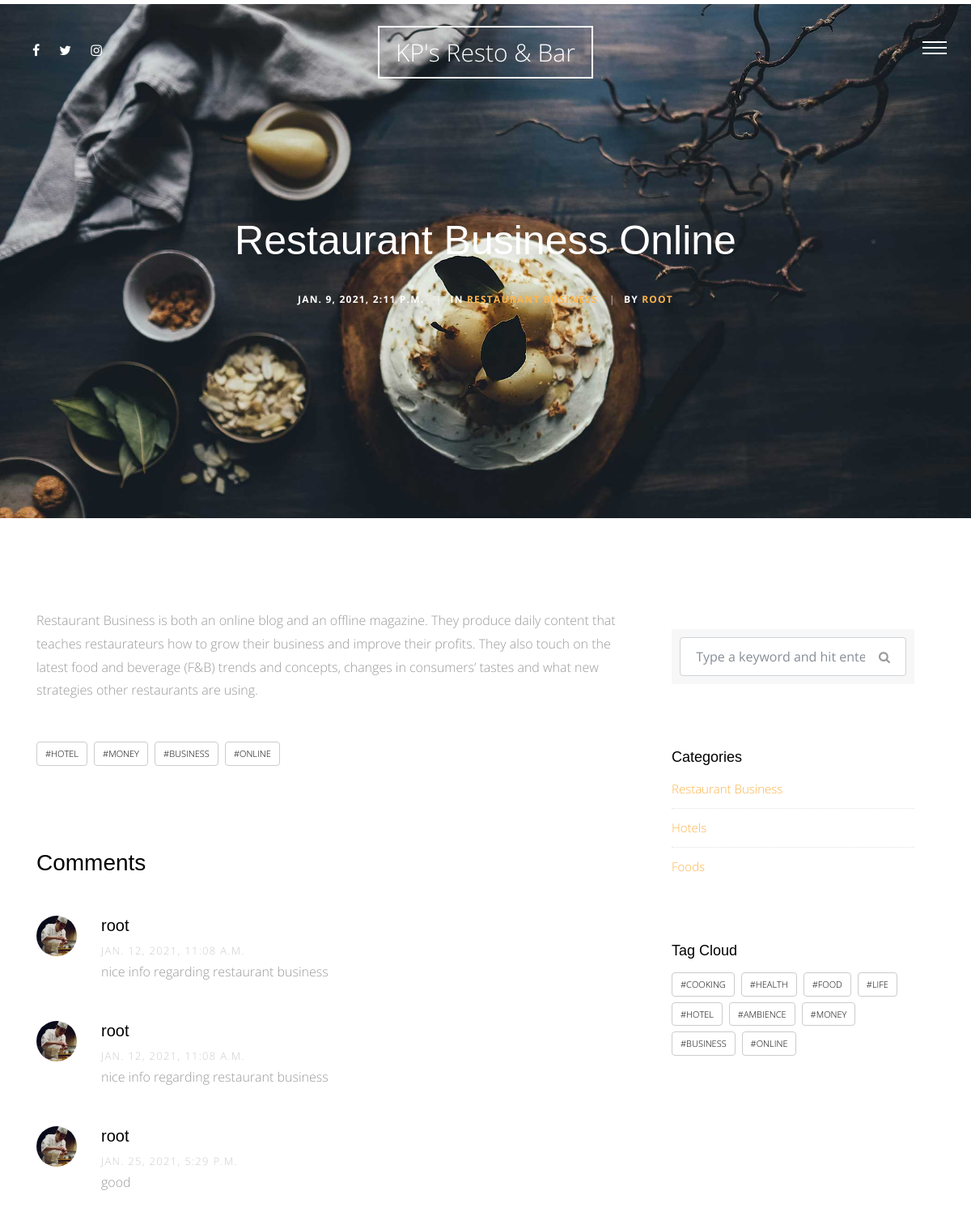
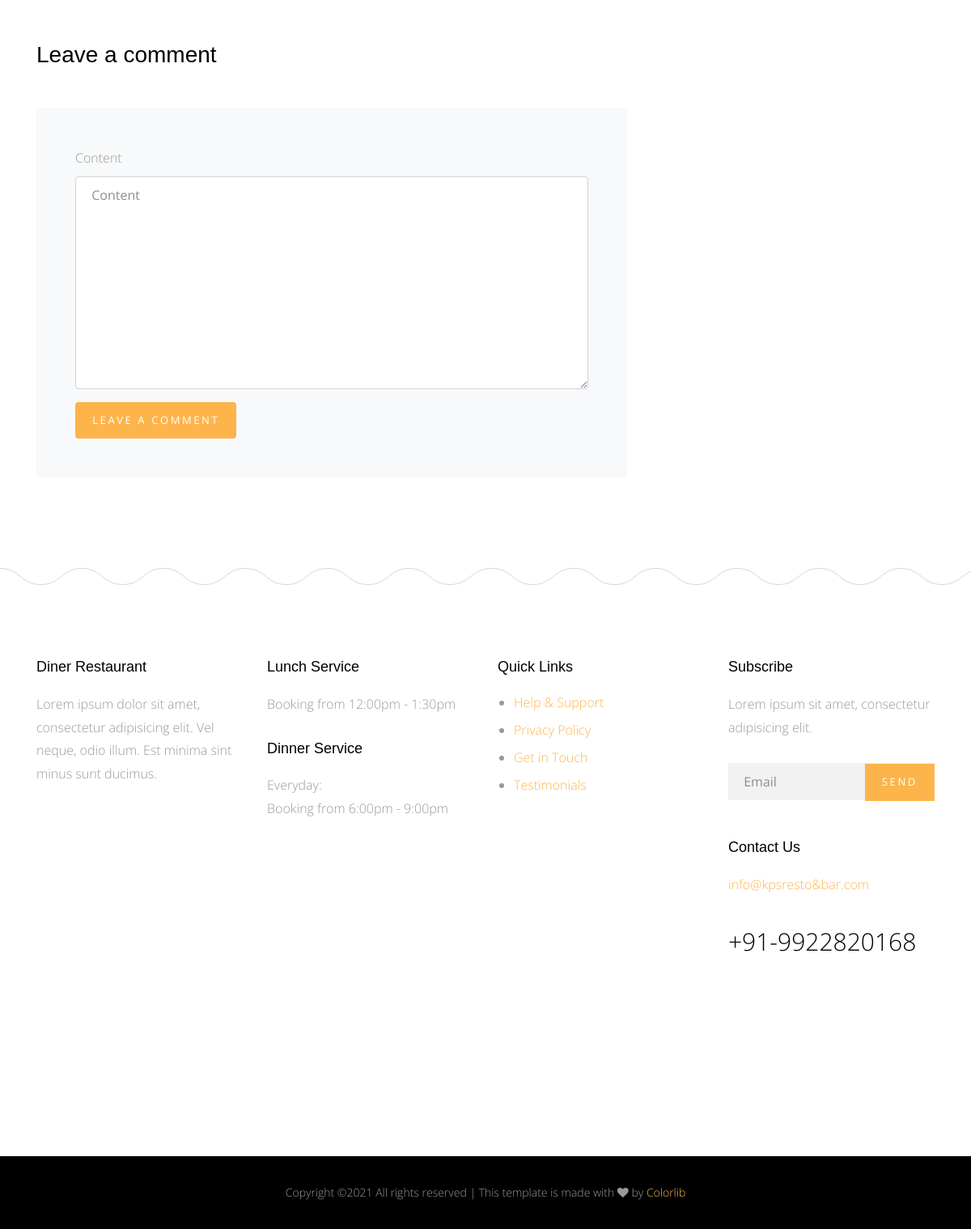
The page /blog/1 on the database its author committed (2 pictures, top to bottom).
### blog/models.py (models this page shows, shortened)
class Post(models.Model):
    title=models.CharField(max_length=50)
    content=models.TextField()
    author=models.ForeignKey(User , on_delete=models.CASCADE)
    image=models.ImageField(upload_to='blog/',blank=True,null=True)
    tags=TaggableManager(blank=True)
    category=models.ForeignKey('Category' ,null=True, on_delete=models.SET_NULL)
    created=models.DateTimeField(default=timezone.now)
    def __str__(self):
        return self.title

class Category(models.Model):
    category_name=models.CharField(max_length=50)
    class Meta:
        verbose_name='category'
        verbose_name_plural='categories'
    def __str__(self):
        return self.category_name

class Comment(models.Model):
    user = models.ForeignKey(User , on_delete=models.CASCADE)
    post = models.ForeignKey(Post , on_delete=models.CASCADE)
    content = models.TextField()
    created = models.DateTimeField(default=timezone.now)

### blog/views.py (the view, shortened to what this page needs)
# urls.py: path('<int:id>',views.post_detail,name="post_detail"),
def post_detail(request,id):
    post_detail=Post.objects.get(id=id)
    categories=Category.objects.all()
    all_tags= Tag.objects.all()
    comments=Comment.objects.filter(post=post_detail)
    comment_form=CommentForm()
    context={
        'post_detail':post_detail,
        'categories':categories,
        'all_tags':all_tags,
        'comments':comments,
        'comment_form':comment_form,
    }
    return render(request,"blog/post_detail.html",context)

### blog/forms.py
class CommentForm(forms.ModelForm):
    class Meta:
        model=Comment
        fields=['content']

### blog/templates/blog/post_detail.html (shortened to what this page needs)
{% extends 'base.html' %}
{% load static %}
{% load bootstrap4 %}
{% block body %}
<div class="main-wrap">
        <div class="cover_1 cover_sm">
          <div class="img_bg" style="background-image:url({% static 'site_static/img/slider-1.jpg' %})" data-stellar-background-ratio="0.5">
            <div class="container">
              <div class="row align-items-center justify-content-center">
                <div class="col-md-7 text-center" data-aos="fade-up">
                  <h2 class="heading mb-4">{{post_detail}}</h2>
                  <div class="post-info">
                    <div class="date-info">{{post_detail.created}}</div>
                    <div class="category-info"><span class="seperator">|</span>In <a href="#" data-title="View all posts in Lifestyle" title="View all posts in Lifestyle">{{post_detail.category}}</a></div>
                    <div class="author-info"><span class="seperator">|</span>By <a href="#">{{post_detail.author}}</a></div>
                  </div>
                </div>
              </div>
            </div>
          </div>
        </div>
       <div class="section">
          <div class="container">
            <div class="row">
              <div class="col-md-8">
                <p>{{post_detail.content}}</p>
                <div class="tag-widget post-tag-container mb-5 mt-5">
                  <div class="tagcloud">
                  {% for tag in post_detail.tags.all %}
                        <a href="{% url 'blog:post_by_tag' tag %}" class="tag-cloud-link">#{{tag}}</a>
                    {% endfor %}
                  </div>
                </div>
                <div class="pt-5 mt-5">
                  <h3 class="mb-5"> Comments</h3>
                  <ul class="comment-list">
                      {% for comment in comments %}
                      <li class="comment">
                        <div class="vcard bio">
                          <img src="{% static 'site_static/img/person_1.jpg' %}" alt="Image placeholder">
                        </div>
                        <div class="comment-body">
                          <h3>{{comment.user}}</h3>
                          <div class="meta">{{comment.created}}</div>
                          <p>{{comment.content}}</p>
                        </div>
                      </li>
                      {% endfor %}
                  </ul>
                  <div class="comment-form-wrap pt-5">
                    <h3 class="mb-5">Leave a comment</h3>
                    <form method="POST" class="p-5 bg-light">
                    {% bootstrap_form comment_form %}
                    {% buttons %}
                    <button type="submit" class="btn btn-primary">Leave A Comment</button>
                    {% endbuttons %}
                    </form>
                  </div>
                </div>
              </div>
              <div class="col-md-4 sidebar">
                <div class="sidebar-box">
                  <form action="{% url 'blog:post_list' %}" method="GET" class="search-form">
                    <div class="form-group">
                      <span class="icon fa fa-search"></span>
                      <input type="text" class="form-control" name='q' value="{{request.GET.q}}" placeholder="Type a keyword and hit enter">
                    </div>
                  </form>
                </div>
                <div class="sidebar-box">
                  <div class="categories">
                    <h3>Categories</h3>
                    {% for category in categories %}
                    <li><a href="#">{{category}}</a></li>
                    {% endfor %}
                  </div>
                </div>
                <div class="sidebar-box">
                  <h3>Tag Cloud</h3>
                  <div class="tagcloud">
                  {% for tag in all_tags %}
                        <a href="{% url 'blog:post_by_tag' tag %}" class="tag-cloud-link">#{{tag}}</a>
                    {% endfor %}
                  </div>
                </div>
              </div>
            </div>
          </div>
        </div>
      </div>
    {% endblock body %}

### templates/base.html (shortened to what this page needs)
{% load static %}
<!doctype html>
<html lang="en">
  <head>
    <link rel="stylesheet" href="{% static 'site_static/css/bootstrap.css' %}">
    <link rel="stylesheet" href="{% static 'site_static/css/animate.css' %}">
    <link rel="stylesheet" href="{% static 'site_static/css/owl.carousel.min.css' %}">
    <link rel="stylesheet" href="{% static 'site_static/css/magnific-popup.css' %}">
    <link rel="stylesheet" href="{% static 'site_static/css/aos.css' %}">
    <link rel="stylesheet" href="{% static 'site_static/css/bootstrap-datepicker.css' %}">
    <link rel="stylesheet" href="{% static 'site_static/css/jquery.timepicker.css' %}">
    <link rel="stylesheet" href="{% static 'site_static/fonts/ionicons/css/ionicons.min.css' %}">
    <link rel="stylesheet" href="{% static 'site_static/fonts/fontawesome/css/font-awesome.min.css' %}">
    <link rel="stylesheet" href="{% static 'site_static/fonts/flaticon/font/flaticon.css' %}">
    <link rel="stylesheet" href="{% static 'site_static/css/style.css' %}">
  </head>
  <body>
    <div class="site-wrap">
      <header class="site-header">
        <div class="row align-items-center">
          <div class="col-5 col-md-3">
             <ul class="list-unstyled social">
              <li><a href="#"><span class="fa fa-facebook"></span></a></li>
              <li><a href="#"><span class="fa fa-twitter"></span></a></li>
              <li><a href="#"><span class="fa fa-instagram"></span></a></li>
            </ul>
          </div>
          <div class="col-2 col-md-6 text-center">
            <a href="index.html" class="site-logo">KP's Resto & Bar</a>
          </div>
          <div class="col-5 col-md-3 text-right menu-burger-wrap">
            <a href="#" class="site-nav-toggle js-site-nav-toggle"><i></i></a>
          </div>
        </div>
      </header>
    {% block body %}
    {% endblock body %}
      <footer>
        <div class="site-footer">
          <div class="container">
            <div class="row small-gutters mb-5">
              <div class="col-md-6 col-lg-3 mb-5" data-aos="fade" data-aos-delay="100">
                <div class="footer-widget">
                  <h3>Diner Restaurant</h3>
                  <p>Lorem ipsum dolor sit amet, consectetur adipisicing elit. Vel neque, odio illum. Est minima sint minus sunt ducimus.</p>
                </div>
              </div>
              <div class="col-md-6 col-lg-3 mb-5" data-aos="fade" data-aos-delay="200">
                <div class="footer-widget">
                  <h3>Lunch Service</h3>
                  <p>Booking from 12:00pm - 1:30pm</p>
                  <h3>Dinner Service</h3>
                  <p>Everyday: <br> Booking from 6:00pm - 9:00pm</p>
                </div>
              </div>
              <div class="col-md-6 col-lg-3 mb-5" data-aos="fade" data-aos-delay="300">
                <div class="footer-widget">
                  <h3>Quick Links</h3>
                  <ul>
                    <li><a href="#">Help &amp; Support</a></li>
                    <li><a href="#">Privacy Policy</a></li>
                    <li><a href="#">Get in Touch</a></li>
                    <li><a href="#">Testimonials</a></li>
                  </ul>
                </div>
              </div>
              <div class="col-md-6 col-lg-3 mb-5" data-aos="fade" data-aos-delay="400">
                <div class="footer-widget footer-contact-widget">
                  <h3>Subscribe</h3>
                  <p>Lorem ipsum sit amet, consectetur adipisicing elit.</p>
                  <form action="" class="form-subscribe mb-5">
                    <div class="form-group form-field">
                      <input type="submit" value="Send" class="btn btn-primary">
                      <input type="text" class="form-control" placeholder="Email">
                    </div>
                  </form>
                  <h3>Contact Us</h3>
                  <p class="contact-email">info@kpsresto&bar.com</p>
                  <p class="contact-phone">+91-9922820168</p>
                </div>
              </div>
            </div>
          </div>
        </div>
      </footer>
      <div class="site-footer-copyright">
        <div class="container">
          <div class="row">
             <p class="footer-text col-md-12">
Copyright &copy;<script>document.write(new Date().getFullYear());</script> All rights reserved | This template is made with <i class="fa fa-heart" aria-hidden="true"></i> by <a href="https://colorlib.com" target="_blank">Colorlib</a>
</p>
          </div>
        </div>
      </div>
    </div>
  </body>
</html>

### rows shown on the page
Post: title "Restaurant Business Online", created "JAN. 9, 2021, 2:11 P.M.", category "RESTAURANT BUSINESS", author "ROOT", content "Restaurant Business is both an online blog and an offline magazine. They produce daily content that teaches restaurateurs how to grow their business and improve their profits. They also touch on the latest food and beverage (F&B) trends and concepts, changes in consumers’ tastes and what new strategies other restaurants are using."
Tag: name "HOTEL"
Tag: name "MONEY"
Tag: name "BUSINESS"
Tag: name "ONLINE"
Comment: user "root", created "JAN. 12, 2021, 11:08 A.M.", content "nice info regarding restaurant business"
Comment: user "root", created "JAN. 12, 2021, 11:08 A.M.", content "nice info regarding restaurant business"
Comment: user "root", created "JAN. 25, 2021, 5:29 P.M.", content "good"
Category: category_name "Restaurant Business"
Category: category_name "Hotels"
Category: category_name "Foods"
Tag: name "COOKING"
Tag: name "HEALTH"
Tag: name "FOOD"
Tag: name "LIFE"
Tag: name "AMBIENCE"
